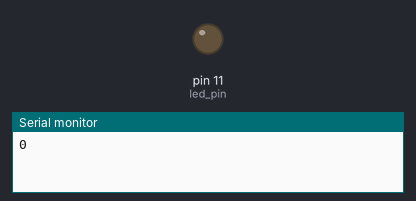
This sketch was run on a simulated Arduino Uno, built with avr-gcc and run on an emulated ATmega328P. On the bench: output pins drawn as LEDs (lit = HIGH), the last lines printed to the serial monitor.

Above: at 0.05 s.
At 1.2 s:
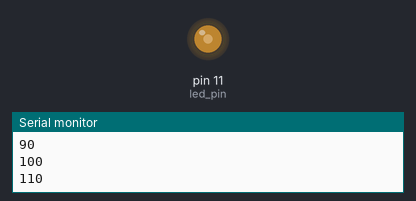
At 2.35 s:
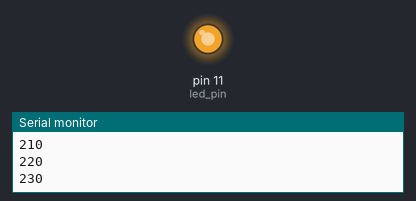
At 4.7 s:
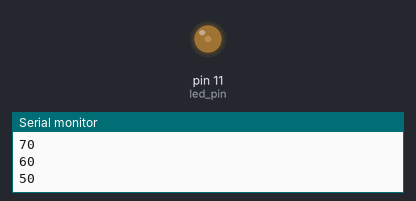
Timing chart, 0 to 6.8 s (numbered marks = the images above):
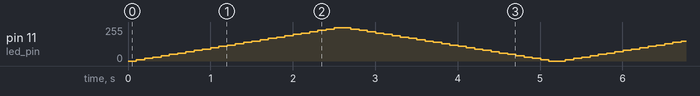

The sketch:

PWMLed.ino
```cpp
#define led_pin 11
void setup() {
  pinMode(led_pin, OUTPUT);
  Serial.begin(9600);
}

int d = 100;
void loop() {

  for(int i=0;i<=250;i+=10) {
    analogWrite(led_pin, i);
    Serial.println(i);
    delay(d);
  }

  for(int i=250;i>=0;i-=10) {
    analogWrite(led_pin, i);
    Serial.println(i);
    delay(d);
  }

}
```
